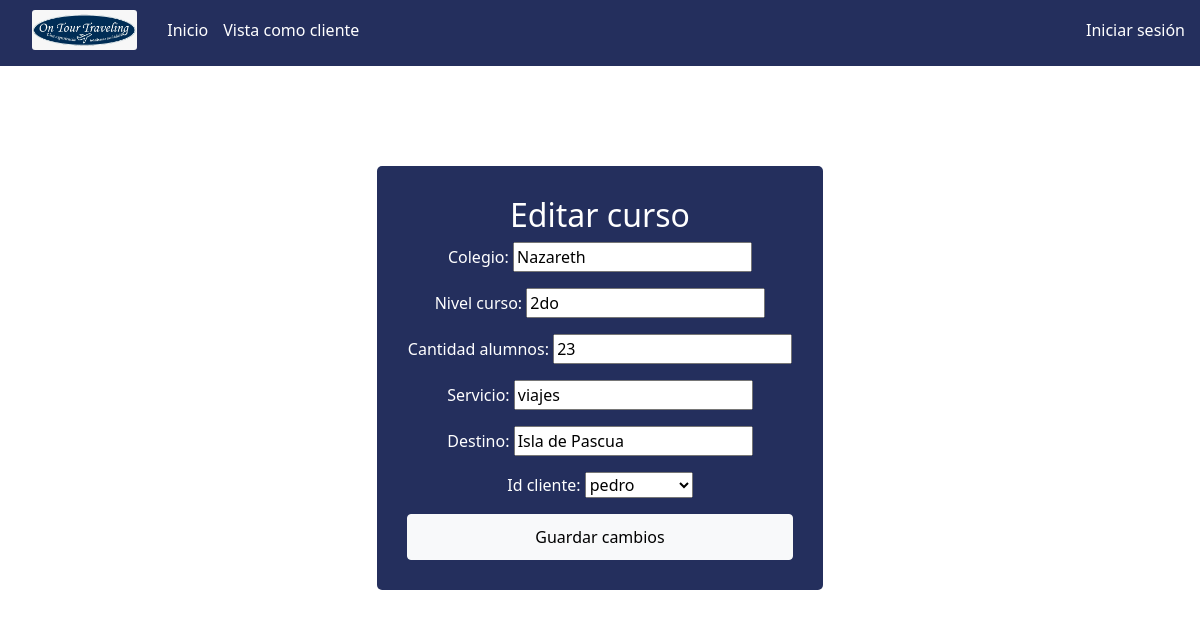
Page /edit_reg/1 on the committed database.
### app_on_tour/models.py (models this page shows)
class Curso(models.Model):
    colegio = models.CharField(max_length=100)
    nivel_curso = models.CharField(max_length=100)
    cantidad_alumnos = models.IntegerField()
    servicio = models.CharField(max_length=100)
    destino = models.CharField(max_length=100)
    fecha_viaje = models.DateField()
    monto_depositado = models.IntegerField()
    meta_monto = models.IntegerField()
    id_cliente = models.ForeignKey(User,on_delete=models.CASCADE)

### app_on_tour/views.py (the view, shortened to what this page needs)
# urls.py: path('edit_reg/<int:id>', views.edit_reg, name='edit_reg'),
def edit_reg(request, id):
    curso = Curso.objects.get(pk=id)
    if request.method == "GET":
        form = EditarFormularioCurso(instance=curso)
        return render(request, 'admin/edit_reg.html',{
            'form': form,
            'curso': curso
        })

### app_on_tour/forms.py
class EditarFormularioCurso(ModelForm):
    class Meta:
        model = Curso
        fields = ['colegio', 'nivel_curso', 'cantidad_alumnos', 'servicio', 'destino', 'id_cliente']

### app_on_tour/templates/admin/edit_reg.html (shortened to what this page needs)
{% extends "admin/base_admin.html" %}
{% block content %}
    <form class="form-signup" method="POST">
        <h2>Editar curso</h2>
        {{form.as_p}}
        <button class="btn btn-light">
            Guardar cambios
        </button>
    </form>
{% endblock %}

### app_on_tour/static/css/admin_styles.css (style rules this page uses)
body { color: black; }
h2 { text-align: center; }
.form-signin, .form-signup { background: #242f5d; width: 40%; margin: auto; color: white; border-radius: 5px; padding: 30px; text-align: center; margin-top: 100px; margin-bottom: 200px; }
.form-signin button, .form-signup button { width: 100%; padding: 10px; }

### rows in the picture
Curso: colegio "Nazareth", nivel_curso "2do", cantidad_alumnos "23", servicio "viajes", destino "Isla de Pascua", id_cliente "pedro"
